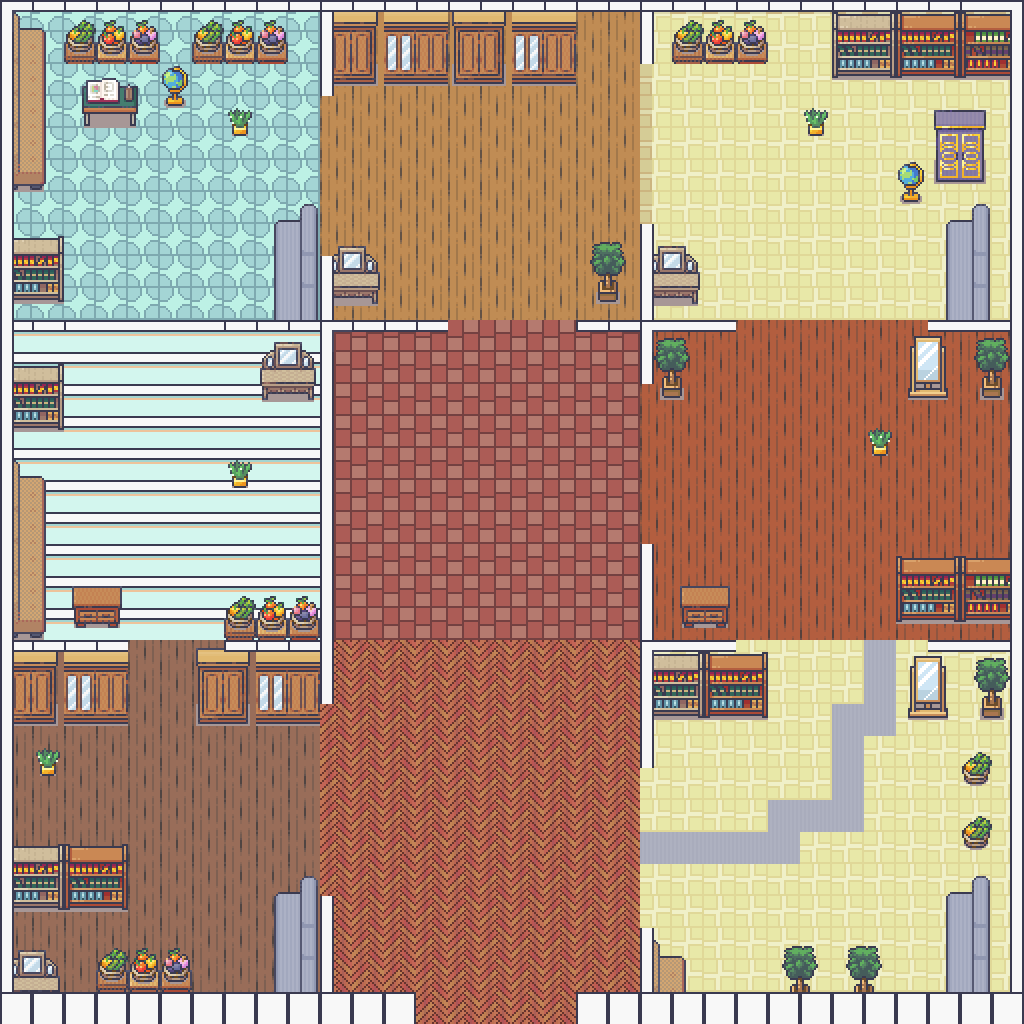

Rendered tile map (Tiled .tmx) drawn with the repository's tilesets; below, a short description and the map source with its tile grids summarised:
An orthogonal 32x32 tile map with 32x32 px tiles, 5 tile layers (floor, division, funitures, celing, ...), 2 tilesets.

<map version="1.10" tiledversion="1.11.2" orientation="orthogonal" renderorder="right-down" width="32" height="32" tilewidth="32" tileheight="32" infinite="0" nextlayerid="11" nextobjectid="33">
 <tileset firstgid="1" source="Room_Builder_free_32x32.tsx" />
 <tileset firstgid="392" source="Interiors_free_32x32.tsx" />
 <layer id="1" name="floor" width="32" height="32">
  <data>[1024 cells, 1024 non-empty, 1 distinct tile ids]</data>
 </layer>
 <layer id="2" name="division" width="32" height="32">
  <data>[1024 cells, 904 non-empty, 11 distinct tile ids]</data>
 </layer>
 <layer id="10" name="funitures" width="32" height="32">
  <data>[1024 cells, 316 non-empty, 88 distinct tile ids]</data>
 </layer>
 <layer id="8" name="celing" width="32" height="32">
  <data>[1024 cells, 64 non-empty, 5 distinct tile ids]</data>
 </layer>
 <objectgroup id="4" name="Object Layer 1" visible="0" />
 <layer id="3" name="wall" width="32" height="32">
  <data>[1024 cells, 119 non-empty, 6 distinct tile ids]</data>
 </layer>
</map>
